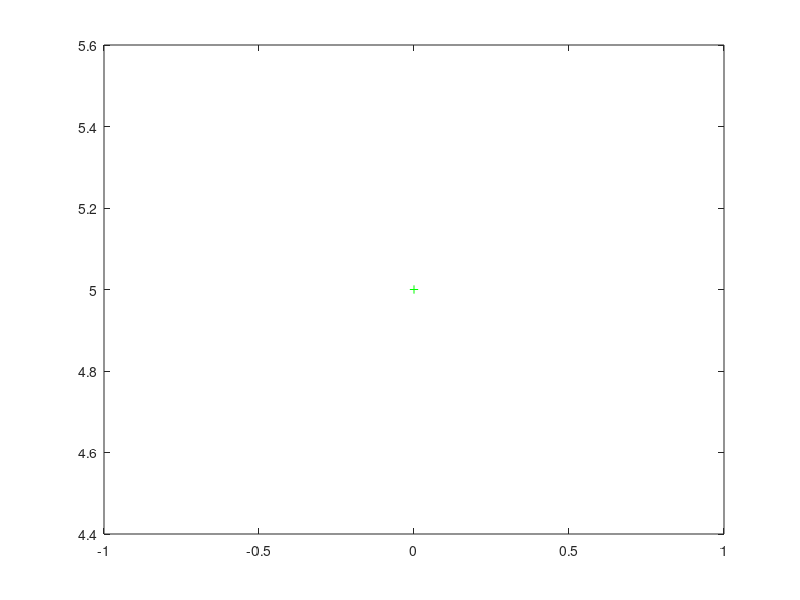

This figure's MATLAB source: (Note: this script raises an error after producing the figure.)
% Exercise 1, Group 7

%setting up methods, using a map of names to functions
method = containers.Map();
method("Heuns") = @(f, ts, xs, tf, h) RK(f, .5, .5, 1, 1, ts, xs, tf, h); 
method("Midpoint") = @(f, ts, xs, tf, h) RK(f, 0, 1, .5, .5, ts, xs, tf, h); 
method("Our Method") = @(f, ts, xs, tf, h) RK(f, 9/10, 1/10, 5, 5, ts, xs, tf, h);

for m = keys(method)
    % part 1: step input with amplitude 2.5 V
    figure;
    R = 1e3; C = 100e-9; % component values for 1.592kH cutoff
    ts = 0; tf = 7*R*C; % when know that an RC circuit will reach approximately steady state after 5 time periods 
    xs = 500e-9/C; % initally the charge is 500nC, we divide by C to get Vout
    plot(ts, xs, 'g+'); % plotting the initial conditions
    hold on;
    h = 2^(-20); % the step size needs to be samll, otherwise it becomes NaN
    vin = @(t) 2.5*heaviside(t); % the driving function of the ODE
    f = @(t, x) (vin(t) - x)/(R*C); % the gradient function in terms of t and x
    current_method = method(m{1})
    [t,x] = current_method(f, ts, xs, tf, h);
    plot(t, x, 'b*');
    hold off;
    title(['Application of 2nd Order RK Method - Heaviside using ' m{1}]);
    xlabel('Time / seconds');
    ylabel('Vout / Volts');
    legend('Initial Condition', 'Estimated Values');
    saveas(gcf, ['exercise1.1.' m{1} '.pdf']);


    % % part 2: impulse signal and decay
    % % part 2a: impulse input
    figure;
    tau = 100e-6;
    xs = 5; % initally the charge is 2.5V
    ts = 0; tf = R*C*7+300*tau; % when know that an RC circuit will reach approximately steady state after 5 time periods 
    plot(ts, xs, 'g+');
    hold on;
    h = 2^(-20); % the step size needs to be samll, otherwise it becomes NaN
    vin = @(t) 2.5*exp(-(t^2)/tau); % the driving function of the ODE
    decay = @(t, x) (vin(t) - x)/(R*C); % the gradient function in terms of t and x
    current_method = method(m{1})
    [t,x] = current_method(decay, ts, xs, tf, h);
    plot(t, x, 'b*');
    hold off;
    title(['Application of 2nd Order RK Method - Impulse Function using ' m{1}]);
    xlabel('Time / seconds');
    ylabel('Vout / Volts');
    legend('Initial Condition', 'Estimated Values');
    saveas(gcf, ['exercise1.2a.' m{1} '.pdf']);
    % the impulse response of a linear system can be used to find the frequency response of that system
    % this would tell us a lot about the nature of the filter
    figure;
    %fourier transform
    Y = fftshift(fft(x));
    % frequency spec
    N=length(t)
    dt = h
    Fs = 1/dt
    df = Fs/N
    f = -Fs/2:df:Fs/2-df
    % plot
    plot(f, abs(Y)/N, 'r', 'LineWidth', 4);
    title(['Application of 2nd Order RK Method - Frqeuency Response']);
    xlabel('Frequency / Hz');
    ylabel('Gain');
    saveas(gcf, ['exercise1.2a.' m{1} '.frequency.eps'], 'epsc');
    % plot decibels
    figure;
    semilogx(f, 20*log10(abs(Y)/N), 'r', 'LineWidth', 4);
    title(['Application of 2nd Order RK Method - Frqeuency Response dB']);
    xlabel('Frequency / Hz');
    ylabel('Gain (dB)');
    saveas(gcf, ['exercise1.2a.' m{1} '.frequency.dB.eps'], 'epsc');
 
    % % part 2b: decaying input
    figure;
    tau = 100e-6;
    xs = 5; % initally the charge is 2.5V
    ts = 0; tf = 7*tau+R*C*7; % when know that an RC circuit will reach approximately steady state after 5 time periods 
    plot(ts, xs, 'g+');
    hold on;
    h = 2^(-20); % the step size needs to be samll, otherwise it becomes NaN
    vin = @(t) 2.5*exp(-t/tau); % the driving function of the ODE
    f = @(t, x) (vin(t) - x)/(R*C); % the gradient function in terms of t and x
    
    current_method = method(m{1})
    [t,x] = current_method(f, ts, xs, tf, h);
    plot(t, x, 'b*');
    hold off;
    title(['Application of 2nd Order RK Method - Decaying Function using' m{1}]);
    xlabel('Time / seconds');
    ylabel('Vout / Volts');
    legend('Initial Condition', 'Estimated Values');
    saveas(gcf, ['exercise1.2b.' m{1} '.pdf']);

    for T = [10e-6, 100e-6, 500e-6, 1000e-6]
        % % part 3a: sine input
        figure;
        R = 1e3; C = 100e-9; % component values for 1.592kH cutoff
        ts = 0; tf = 7*R*C+3*T; % when know that an RC circuit will reach approximately steady state after 5 time periods 
        xs = 500e-9/C; % initally the charge is 500nC, we divide by C to get Vout
        plot(ts, xs, 'g+'); % plotting the initial conditions
        hold on;
        h = 2^(-20); % the step size needs to be samll, otherwise it becomes NaN
        f = 1/T; % calculating frequency
        vin = @(t) 5*sin(t*2*pi*f); % the driving function of the ODE
        f = @(t, x) (vin(t) - x)/(R*C); % the gradient function in terms of t and x
        current_method = method(m{1})
        [t,x] = current_method(f, ts, xs, tf, h);
        plot(t, x, 'b*');
        hold off;
        title(['Application of 2nd Order RK Method - Sinusoid with Timeperiod ' num2str(T*1e6) '\mus using ' m{1}] );
        xlabel('Time / seconds');
        ylabel('Vout / Volts');
        legend('Initial Condition', 'Estimated Values');
        saveas(gcf, ['exercise1.3a.' num2str(T*1e6) 'mus.' m{1} '.pdf']);

        % % part 3b: square input
        figure;
        R = 1e3; C = 100e-9; % component values for 1.592kH cutoff
        ts = 0; tf = 7*R*C+3*T; % when know that an RC circuit will reach approximately steady state after 5 time periods 
        xs = 500e-9/C; % initally the charge is 500nC, we divide by C to get Vout
        plot(ts, xs, 'g+'); % plotting the initial conditions
        hold on;
        h = 2^(-20); % the step size needs to be samll, otherwise it becomes NaN
        f = 1/T; % calculating frequency
        vin = @(t) 5*square(t*2*pi*f); % the driving function of the ODE
        f = @(t, x) (vin(t) - x)/(R*C); % the gradient function in terms of t and x
        current_method = method(m{1})
        [t,x] = current_method(f, ts, xs, tf, h);
        plot(t, x, 'b*');
        hold off;
        title(['Application of 2nd Order RK Method - Squarewave with Timeperiod ' num2str(T*1e6) '\mus using ' m{1}] );
        xlabel('Time / seconds');
        ylabel('Vout / Volts');
        legend('Initial Condition', 'Estimated Values');
        saveas(gcf, ['exercise1.3b.' num2str(T*1e6) 'mus.' m{1} '.pdf']);

        % % part 3c: sawtooth input
        figure;
        R = 1e3; C = 100e-9; % component values for 1.592kH cutoff
        ts = 0; tf = 7*R*C+3*T; % when know that an RC circuit will reach approximately steady state after 5 time periods 
        xs = 500e-9/C; % initally the charge is 500nC, we divide by C to get Vout
        plot(ts, xs, 'g+'); % plotting the initial conditions
        hold on;
        h = 2^(-20); % the step size needs to be samll, otherwise it becomes NaN
        f = 1/T; % calculating frequency
        vin = @(t) 5*sawtooth(t*2*pi*f); % the driving function of the ODE
        f = @(t, x) (vin(t) - x)/(R*C); % the gradient function in terms of t and x
        current_method = method(m{1})
        [t,x] = current_method(f, ts, xs, tf, h);
        plot(t, x, 'b*');
        hold off;
        title(['Application of 2nd Order RK Method - Sawtooth with Timeperiod ' num2str(T*1e6) '\mus using ' m{1}] );
        xlabel('Time / seconds');
        ylabel('Vout / Volts');
        legend('Initial Condition', 'Estimated Values');
        saveas(gcf, ['exercise1.3c.' num2str(T*1e6) 'mus.' m{1} '.pdf']);
    end
end
